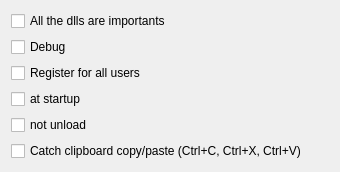
<?xml version="1.0" encoding="UTF-8"?>
<ui version="4.0">
 <class>OptionsWidget</class>
 <widget class="QWidget" name="OptionsWidget">
  <property name="geometry">
   <rect>
    <x>0</x>
    <y>0</y>
    <width>340</width>
    <height>170</height>
   </rect>
  </property>
  <layout class="QVBoxLayout">
   <item>
    <widget class="QCheckBox" name="allDllIsImportant">
     <property name="toolTip">
      <string>In normal case, only the dll 64Bits is important with 64Bits OS, and 32Bits dll with 32Bits OS. When it's important, the UAC can be opened to load the dll.</string>
     </property>
     <property name="text">
      <string>All the dlls are importants</string>
     </property>
    </widget>
   </item>
   <item>
    <widget class="QCheckBox" name="Debug">
     <property name="text">
      <string notr="true">Debug</string>
     </property>
    </widget>
   </item>
   <item>
    <widget class="QCheckBox" name="allUserIsImportant">
     <property name="text">
      <string>Register for all users</string>
     </property>
    </widget>
   </item>
   <item>
    <widget class="QCheckBox" name="atstartup">
     <property name="text">
      <string>at startup</string>
     </property>
    </widget>
   </item>
   <item>
    <widget class="QCheckBox" name="notunload">
     <property name="text">
      <string>not unload</string>
     </property>
    </widget>
   </item>
   <item>
    <widget class="QCheckBox" name="catchPaste">
     <property name="toolTip">
      <string>Intercept Ctrl+C / Ctrl+X then Ctrl+V in Windows Explorer and on the Desktop, and copy/move with Ultracopier. Per-user, no admin needed.</string>
     </property>
     <property name="text">
      <string>Catch clipboard copy/paste (Ctrl+C, Ctrl+X, Ctrl+V)</string>
     </property>
    </widget>
   </item>
   <item>
    <spacer name="verticalSpacer">
     <property name="orientation">
      <enum>Qt::Orientation::Vertical</enum>
     </property>
     <property name="sizeHint" stdset="0">
      <size>
       <width>20</width>
       <height>40</height>
      </size>
     </property>
    </spacer>
   </item>
  </layout>
 </widget>
 <resources/>
 <connections/>
</ui>
